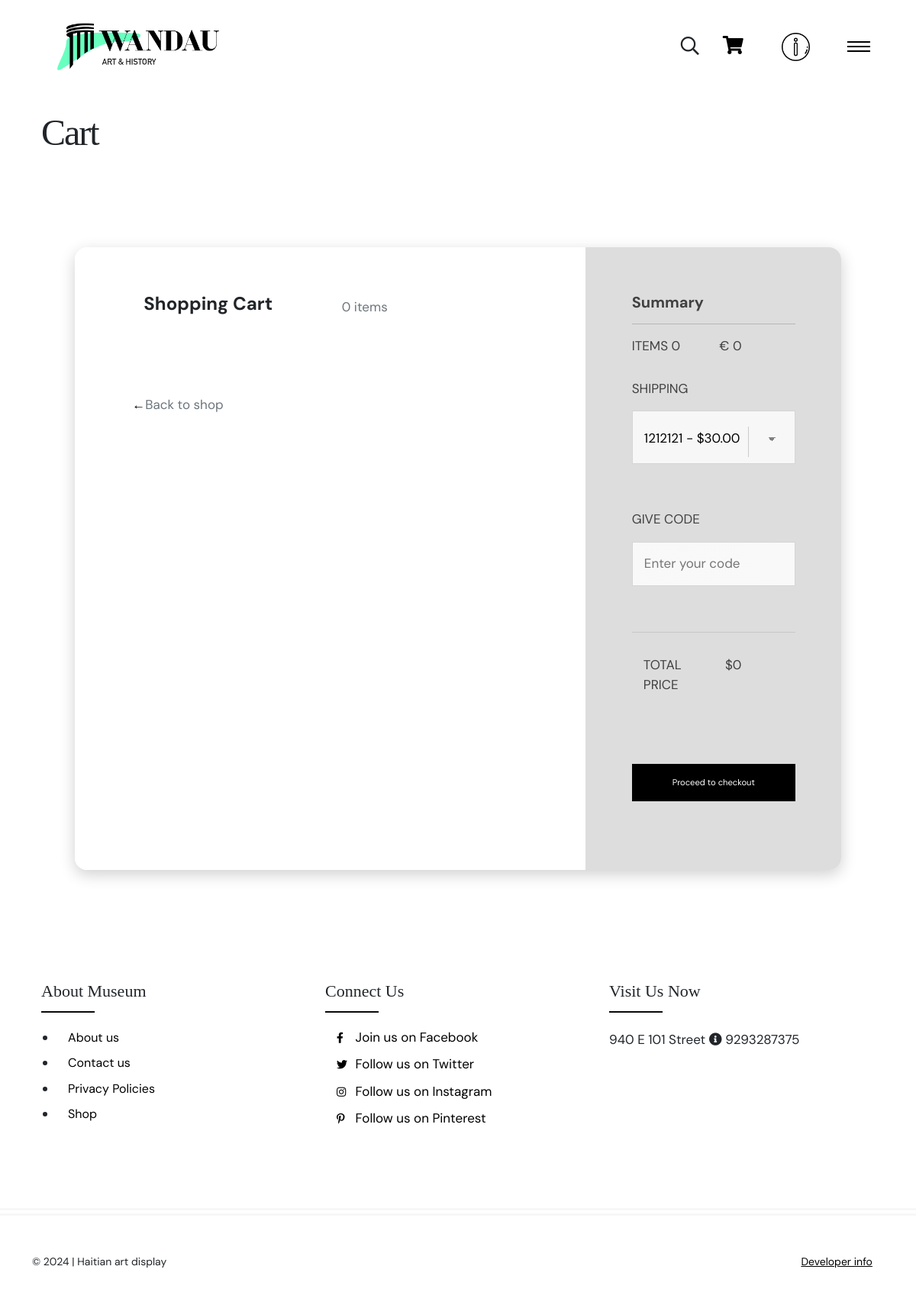
The app's page /cart/ (signed in) with its own data.
### core/models.py (models this page shows, shortened)
class Order(models.Model):
    user = models.ForeignKey(User, on_delete=models.CASCADE)
    created_at = models.DateTimeField(auto_now_add=True)
    payed_at = models.DateTimeField(null=True,blank=True)
    shipped_at = models.DateTimeField(null=True,blank=True)
    delivered_at = models.DateTimeField(null=True,blank=True)
    paintings = models.ManyToManyField(Painting, through='OrderItem')
    address=models.ForeignKey(Address,null=True,blank=True,on_delete=models.SET_NULL)
    uuid = models.UUIDField(default=uuid.uuid4, editable=False, unique=True)
    promo_code = models.ForeignKey(PromoCode, null=True, blank=True, on_delete=models.SET_NULL)
    status_choices = (
        ('PENDING', 'Pending'),
        ('PROCESSING', 'Processing'),
        ('SHIPPED', 'Shipped'),
        ('DELIVERED', 'Delivered'),
        ('CANCELLED', 'Cancelled'),
        ('REFUNDED', 'Refunded'),
        ('PROBLEMATIC', 'Problematic'),
    )
    status = models.CharField(max_length=20, choices=status_choices, default='PENDING')
    @property
    def subtotal(self):
        return sum(item.painting.price * item.quantity for item in self.orderitem_set.all())
    @property
    def shipping_address(self):
        if not self.address:
            return Address.objects.get(user=self.user, default=True)
        if self.address.shipping_price: return self.address
        return False
    def total(self):
        if self.subtotal == 0: return 0
        try:return self.shipping_address.shipping_price+self.subtotal-self.discount
        except: return self.subtotal-self.discount

class Address(models.Model):
    STATUS_CHOICES = (
        ('CONFIRMED', 'Confirmed'),
        ('PENDING', 'Pending'),
        ('REFUSED', 'Refused'),
    )
    user = models.ForeignKey(User, on_delete=models.CASCADE, related_name='addresses')
    first_name = models.CharField(max_length=100)
    last_name = models.CharField(max_length=100)
    email = models.EmailField()
    address = models.CharField(max_length=255)
    address2 = models.CharField(max_length=255, blank=True, null=True)
    country = models.CharField(max_length=100)
    state = models.CharField(max_length=100)
    zip_code = models.CharField(max_length=20)
    message = models.TextField(blank=True, null=True)
    shipping_price = models.DecimalField(max_digits=10, decimal_places=2, null=True, blank=True)
    created_at = models.DateTimeField(auto_now_add=True)
    default = models.BooleanField(default=False, null=True, blank=True)
    status = models.CharField(max_length=10, choices=STATUS_CHOICES, default='PENDING')

class Setting(models.Model):
    name = models.CharField(max_length=255)
    home_painting_hero_1= models.ForeignKey(Painting, on_delete=models.CASCADE, related_name='home_painting_1',)
    home_painting_hero_2= models.ForeignKey(Painting, on_delete=models.CASCADE, related_name='home_painting_2', )
    home_painting_hero_3= models.ForeignKey(Painting, on_delete=models.CASCADE, related_name='home_painting_3', )
    home_painting_list_1= models.ForeignKey(Painting, on_delete=models.CASCADE, related_name='home_painting_4',)
    home_painting_list_2= models.ForeignKey(Painting, on_delete=models.CASCADE, related_name='home_painting_5',)
    home_painting_list_3= models.ForeignKey(Painting, on_delete=models.CASCADE, related_name='home_painting_6',)
    home_artist_1= models.ForeignKey(Artist, on_delete=models.CASCADE, related_name='home_artist_1',)
    home_artist_2= models.ForeignKey(Artist, on_delete=models.CASCADE, related_name='home_artist_2',)
    home_artist_3= models.ForeignKey(Artist, on_delete=models.CASCADE, related_name='home_artist_3',)
    home_image_section_1=models.ImageField(upload_to='settings/home_image_section')
    become_seller_video=models.FileField(upload_to='settings/become_seller_video')
    home_story_1_image=models.ImageField(upload_to='settings/home_story_1_image')
    home_story_1_title=models.CharField(max_length=255)
    home_story_2_image=models.ImageField(upload_to='settings/home_story_2_image')
    home_story_2_title=models.CharField(max_length=255)
    home_story_3_image=models.ImageField(upload_to='settings/home_story_3_image')
    home_story_3_title=models.CharField(max_length=255)
    home_story_4_image=models.ImageField(upload_to='settings/home_story_4__image')
    home_story_4_title=models.CharField(max_length=255)
    home_story_5_image=models.ImageField(upload_to='settings/home_story_5_image')
    home_story_5_title=models.CharField(max_length=255)
    core_value_1_title=models.CharField(max_length=255)
    core_value_1_title_description=models.TextField()
    core_value_1_image=models.ImageField(upload_to='settings/core_value_1_image')
    core_value_2_title=models.CharField(max_length=255)
    core_value_2_title_description=models.TextField()
    core_value_2_image=models.ImageField(upload_to='settings/core_value_2_image')
    core_value_3_title=models.CharField(max_length=255)
    core_value_3_title_description=models.TextField()
    core_value_4_image=models.ImageField(upload_to='settings/core_value_3_image')
    testimony_1=models.ForeignKey(Testemonial, on_delete=models.CASCADE, related_name='testemony_1',)
    testimony_2=models.ForeignKey(Testemonial, on_delete=models.CASCADE,related_name='testemony_2')
    testimony_3=models.ForeignKey(Testemonial, on_delete=models.CASCADE, related_name='testemony_3')
    hero_about_us_image=models.ImageField(upload_to='settings/hero_about_us_image')
    hero_about_us_description=models.CharField(max_length=100)
    about_image_1=models.ImageField(upload_to='settings/about_image_1')
    about_image_2=models.ImageField(upload_to='settings/about_image_2')
    about_image_3=models.ImageField(upload_to='settings/about_image_3')
    about_story=models.TextField()
    email=models.EmailField()
    address=models.TextField()
    phone=models.CharField(max_length=255)
    facebook=models.URLField(null=True, blank=True)
    twitter=models.URLField(null=True, blank=True)
    instagram=models.URLField(null=True, blank=True)
    pinterest=models.URLField(null=True, blank=True)
    open_hours=models.TextField()
    preview_image=models.ImageField(upload_to='settings/preview_image')
    team=models.ManyToManyField(Artist, related_name='team')
    hero_contact_image=models.ImageField(upload_to='settings/hero_contact_image')
    contact_description=models.TextField()
    show=models.BooleanField()

### core/views.py (the view)
# urls.py: path('cart/', views.cart, name='cart'),
@login_required
def cart(request):
    order,created = Order.objects.get_or_create(user=request.user, status='PENDING')
    return render(request, 'cart.html', {'order': order,
                                         'addresses':Address.objects.filter(user=request.user,status='CONFIRMED').order_by('-default'),})

### core/context_processors.py (called while the page is built)
def settings_context(request):
    try :
        print(Setting.objects.get(show=True).home_painting_list_1.slug)
        return {
            'setting': Setting.objects.get(show=True)
        }
    except Setting.DoesNotExist:
        return {}

### templates/cart.html (shortened to what this page needs)
{% extends 'base.html' %} {% load static %}  {% block body %}
<br><br>
<br /><br />
<div class="container mt-5">{% include "components/messages.html" with messages=messages %}
  <div class="row justify-content-center">
    <div class="col-lg-9">
      <div class="section-title">
        <h2>{% if old %} Order: {{order.uuid| slice:":5"}} ...{% else %} Cart{% endif %}</h2>
      </div>
    </div>
    <div class="col-lg-3">
    </div>
  </div>
  <br />
  <div class="card">
    <div class="row">
      <div class="col-md-8 cart">
        <div class="title">
          <div class="row">
            <div class="col">
              <h4><b>Shopping Cart</b></h4>
            </div>
            <div class="col align-self-center text-right text-muted">
              {{order.orderitem_set.all.count}} items
            </div>
          </div>
        </div>
        <a href="{% url 'painting_list' %}">
          <div class="back-to-shop">
            &leftarrow;<span class="text-muted">Back to shop</span>
          </div>
        </a>
      </div>
      <div class="col-md-4 summary">
        <div>
          <h5><b>Summary</b></h5>
        </div>
        <hr />
        <div class="row">
          <div class="col" style="padding-left: 0">
            ITEMS {{order.orderitem_set.all.count}}
          </div>
          <div class="col text-right">&euro; {{order.subtotal}}</div>
        </div>
        {% if old %}
        <p>SHIPPING: <br>
          {{order.shipping_address.shipping_price}}</p>
        <li class="list-group-item d-flex justify-content-between align-items-center">
          Status:
          <span id="total">{{order.status}}</span>
        </li>
        <a href="{% url 'account' %}" class="btn">Return to account</a>
        {% else %}
        <form action="{% url 'checkout' %}" method="POST">
          <p>SHIPPING</p>
          <select name="address">
            {% for address in addresses %}
            <option class="text-muted" value="{{address.id}}" {% if order.shipping_address == address %}selected{% elif
              not order.shipping_address and address.default%} selected {% endif %}>
              {{address.address | slice:":12"}} - ${{address.shipping_price}}
            </option>
            {% empty %}
            <option class="text-muted" value="0">No confirmed address attach to this order or default address</option>
            {% endfor %}
          </select>
          <p>GIVE CODE</p>
          <input id="code" name="coupon" placeholder="Enter your code" />
          <div class="row" style="border-top: 1px solid rgba(0, 0, 0, 0.1); padding: 2vh 0">
            <div class="col">TOTAL PRICE</div>
            <div class="col text-right">${{order.total}}</div>
          </div>
          {% if order.shipping_address.shipping_price%}
          <button type="submit" class="btn">Proceed to checkout</button>
          {% else %}
          <a href="{% url 'account' %}#address" class="btn">
            Inquiry for address Shipping fee
          </a>
          {% endif %}
        </form>
        {% endif %}
      </div>
    </div>
  </div>
</div><br />
{% endblock %}

### templates/base.html (shortened to what this page needs)
{% load static %}
<!DOCTYPE html>
<html lang="en">
<head>
    <link rel="stylesheet" href=" {% static 'css/fontawesome.min.css' %}" />
    <link rel="stylesheet" href=" {% static 'css/odometer.min.css' %}" />
    <link rel="stylesheet" href=" {% static 'css/fancybox.min.css' %}" />
    <link rel="stylesheet" href=" {% static 'css/swiper.min.css' %}" />
    <link rel="stylesheet" href=" {% static 'css/bootstrap.min.css' %}" />
    <link rel="stylesheet" href=" {% static 'css/style.css' %}" />
</head>
<body>
  <div class="smooth-scroll">
    <div class="section-wrapper" data-scroll-section>
      <nav class="navbar">
        <div class="logo">
          <a href="{% url 'home' %}"> <img src="{% static 'images/logo.png' %}" alt="Image" /> </a>
        </div>
        <div class="search-button"><i class="far fa-search" style="font-size: x-large;"></i></div>
        <div class="m-3">
          <a href="{% url 'cart' %}"><i class="fa fa-shopping-cart" style="font-size: x-large;"
              aria-hidden="true"></i></a>
        </div>
        <a href="{% url 'account' %}" class="m-1">
          <img src="{% static 'images/icon04.png' %}" alt="Image" height="37" />
        </a>
        <div class="hamburger-menu">
          <svg class="hamburger" width="30" height="30" viewBox="0 0 30 30">
            <path class="line line-top" d="M0,9h30" />
            <path class="line line-center" d="M0,15h30" />
            <path class="line line-bottom" d="M0,21h30" />
          </svg>
        </div>
      </nav>
      {% block body %}
      {% endblock %}
      <footer class="footer">
        <div class="container">
          <div class="row">
            <div class="col-lg-4 col-md-6">
              <h6 class="widget-title">About Museum</h6>
              <ul class="footer-menu">
                <li><a href="{% url 'about' %}">About us </a></li>
                <li><a href="{% url 'contact' %}">Contact us</a></li>
                <li><a href="#">Privacy Policies</a></li>
                <li><a href="{% url 'painting_list' %}">Shop</a></li>
              </ul>
            </div>
            <div class="col-lg-4 col-md-6">
              <h6 class="widget-title">Connect Us</h6>
              <ul class="social-media">
                {% if setting.facebook %}
                <li>
                  <a href="{{setting.facebook}}"><i class="fab fa-facebook-f"></i> Join us on Facebook</a>
                </li>
                {% endif %}
                {% if setting.twitter %}
                <li>
                  <a href="{{setting.twitter}}"><i class="fab fa-twitter"></i> Follow us on Twitter</a>
                </li>
                {% endif %}
                {% if setting.instagram %}
                <li>
                  <a href="{{setting.instagram}}"><i class="fab fa-instagram"></i> Follow us on Instagram</a>
                </li>
                {% endif %}
                {% if setting.pinterest %}
                <li>
                  <a href="{{setting.pinterest}}"><i class="fab fa-pinterest-p"></i> Follow us on Pinterest</a>
                </li>
                {% endif %}
              </ul>
            </div>
            <div class="col-lg-4">
              <h6 class="widget-title">Visit Us Now</h6>
              <address class="address">
                {{setting.address}}
                <i class="fas fa-info-circle"></i> {{setting.phone}}
              </address>
            </div>
          </div>
        </div>
        <div class="footer-bottom">
          <div class="container">
            <span class="copyright">© <span id="current-year"></span> | Haitian art display</span>
            <span class="creation"> <a href="https://jeanmaryisai.online">Developer info</a></span>
          </div>
        </div>
      </footer>
    </div>
  </div>
</body>
</html>

### templates/base.html (style rules this page uses)
button { color: #ffffff; background-color: rgb(0, 0, 0); border: none; padding: 10px 20px; margin: 60px }
.btn { border-radius: 0; padding: 15px 20px; }

### templates/cart.html (style rules this page uses)
.card { margin: auto; max-width: 1200px; width: 90%; box-shadow: 0 6px 20px 0 rgba(0, 0, 0, 0.19); border-radius: 1rem; border: transparent; }
.cart { background-color: #fff; padding: 4vh 5vh; border-bottom-left-radius: 1rem; border-top-left-radius: 1rem; }
.summary { background-color: #ddd; border-top-right-radius: 1rem; border-bottom-right-radius: 1rem; padding: 4vh; color: rgb(65, 65, 65); }
.row { margin: 0; }
.title b { font-size: 1.5rem; }
.col-2, .col { padding: 0 1vh; }
a { padding: 0 1vh; }
.back-to-shop { margin-top: 4.5rem; }
form { padding: 2vh 0; }
select { border: 1px solid rgba(0, 0, 0, 0.137); padding: 1.5vh 1vh; margin-bottom: 4vh; outline: none; width: 100%; background-color: rgb(247, 247, 247); }
input { border: 1px solid rgba(0, 0, 0, 0.137); padding: 1vh; margin-bottom: 4vh; outline: none; width: 100%; background-color: rgb(247, 247, 247); }
.btn { background-color: #000; border-color: #000; color: white; width: 100%; font-size: 0.7rem; margin-top: 4vh; padding: 1vh; border-radius: 0; }
a { color: black; }
#code { background-image: linear-gradient(to left, rgba(255, 255, 255, 0.253), rgba(255, 255, 255, 0.185)), url("https://img.icons8.com/small/16/000000/long-arrow-right.png"); background-repeat: no-repeat; background-position-x: 95%; background-position-y: center; }

### records on screen
Order: orderitem_set.all.count "0", subtotal "0", address "1212121 - $30.00", total "0"
Setting: address "940 E 101 Street", phone "9293287375"
